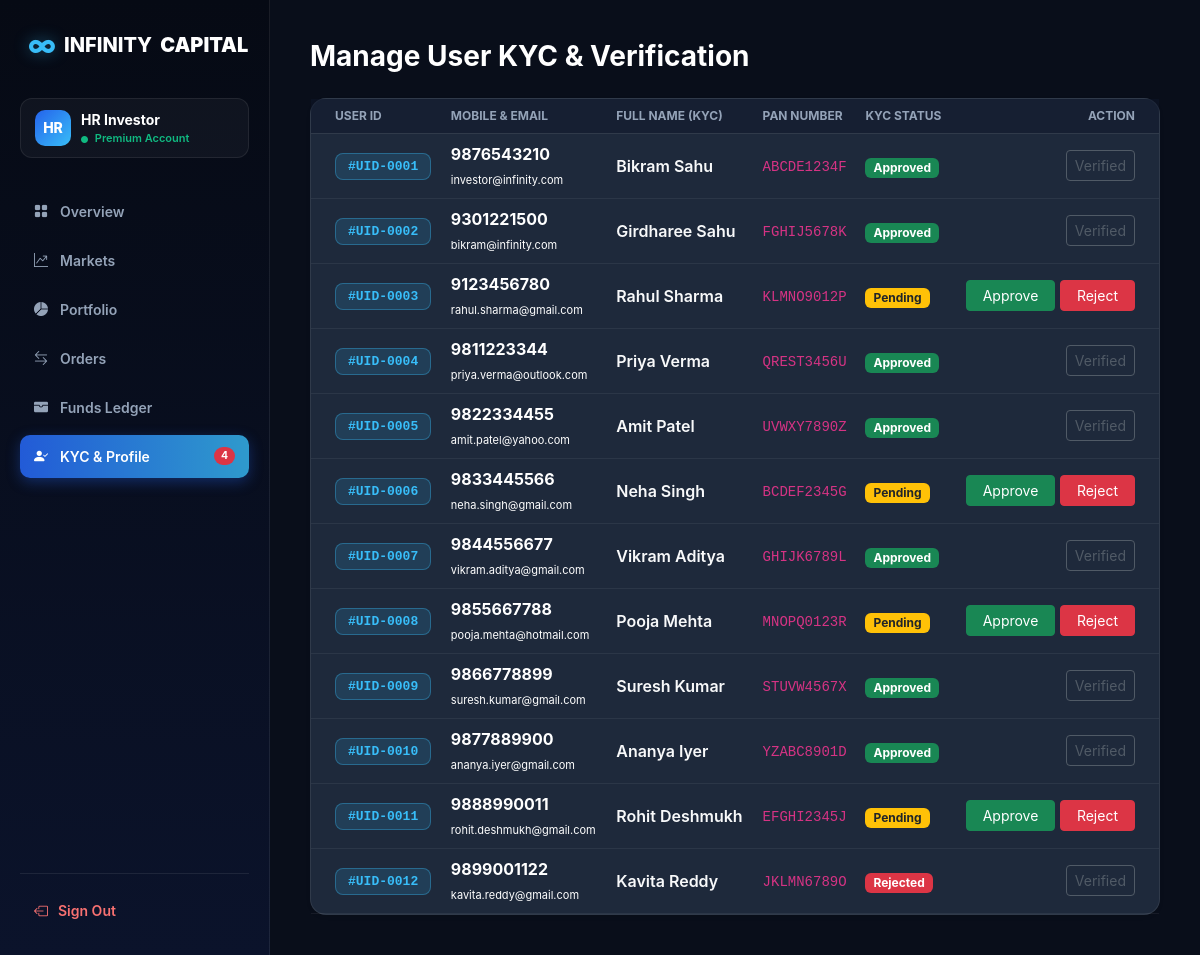
Screenshot of /backend/admin/users.php (signed in) with the database file from the repository.
### tables this page shows
CREATE TABLE IF NOT EXISTS kyc_details (
    id INT AUTO_INCREMENT PRIMARY KEY,
    user_id INT NOT NULL,
    full_name VARCHAR(100) NOT NULL,
    pan_number VARCHAR(15) NOT NULL,
    dob VARCHAR(20) NOT NULL,
    account_no VARCHAR(30) NOT NULL,
    ifsc_code VARCHAR(20) NOT NULL,
    status ENUM('Pending', 'Approved', 'Rejected') DEFAULT 'Pending',
    admin_remark VARCHAR(255) DEFAULT NULL,
    submitted_at TIMESTAMP DEFAULT CURRENT_TIMESTAMP,
    updated_at TIMESTAMP DEFAULT CURRENT_TIMESTAMP ON UPDATE CURRENT_TIMESTAMP,
    FOREIGN KEY (user_id) REFERENCES users(id) ON DELETE CASCADE
);

CREATE TABLE IF NOT EXISTS users (
    id INT AUTO_INCREMENT PRIMARY KEY,
    mobile VARCHAR(15) NOT NULL UNIQUE,
    email VARCHAR(100) DEFAULT NULL,
    is_kyc_verified TINYINT(1) DEFAULT 0,
    status ENUM('Active', 'Pending', 'Suspended') DEFAULT 'Active',
    created_at TIMESTAMP DEFAULT CURRENT_TIMESTAMP,
    updated_at TIMESTAMP DEFAULT CURRENT_TIMESTAMP ON UPDATE CURRENT_TIMESTAMP
);

### backend/admin/users.php (the view, shortened to what this page needs)
<?php
require_once __DIR__ . '/../config/db.php';
$query = "SELECT u.id AS user_id, u.mobile, u.email, u.created_at, k.full_name, k.pan_number, k.status as kyc_status, k.id as kyc_id
          FROM users u
          LEFT JOIN kyc_details k ON u.id = k.user_id
          ORDER BY u.id ASC";
$result = mysqli_query($conn, $query);
$k_res = mysqli_query($conn, "SELECT COUNT(*) as count FROM kyc_details WHERE status = 'Pending'");
$pendingKyc = ($k_res && $row = mysqli_fetch_assoc($k_res)) ? (int)$row['count'] : 0;
?>
<!DOCTYPE html>
<html lang="en">
<head>
    <link href="https://cdn.jsdelivr.net/npm/bootstrap@5.3.0/dist/css/bootstrap.min.css" rel="stylesheet">
    <link rel="stylesheet" href="https://cdn.jsdelivr.net/npm/bootstrap-icons@1.10.5/font/bootstrap-icons.css">
</head>
<body>
    <aside class="sidebar">
        <a href="dashboard.php" class="brand-logo"><span>∞</span> INFINITY <b>CAPITAL</b></a>
        <div class="user-pill">
            <div class="user-avatar">HR</div>
            <div>
                <div class="fw-bold small text-white">HR Investor</div>
                <div style="font-size:11px; color:#10B981; font-weight:600;"><i class="bi bi-circle-fill me-1" style="font-size:7px;"></i> Premium Account</div>
            </div>
        </div>
        <ul class="sidebar-menu">
            <li><a href="dashboard.php"><i class="bi bi-grid-fill"></i> Overview</a></li>
            <li><a href="markets.php"><i class="bi bi-graph-up-arrow"></i> Markets</a></li>
            <li><a href="portfolio.php"><i class="bi bi-pie-chart-fill"></i> Portfolio</a></li>
            <li><a href="orders.php"><i class="bi bi-arrow-left-right"></i> Orders</a></li>
            <li><a href="funds_ledger.php"><i class="bi bi-wallet-fill"></i> Funds Ledger</a></li>
            <li>
                <a href="users.php" class="active">
                    <i class="bi bi-person-check-fill"></i> KYC & Profile
                    <?php if($pendingKyc > 0): ?><span class="badge bg-danger rounded-pill ms-auto"><?php echo $pendingKyc; ?></span><?php endif; ?>
                </a>
            </li>
        </ul>
        <div class="sidebar-footer">
            <a href="logout.php" class="logout-link"><i class="bi bi-box-arrow-left"></i> Sign Out</a>
        </div>
    </aside>
    <div class="main-wrapper">
        <main class="dashboard-body">
            <h1 class="h3 fw-bold mb-4 text-white">Manage User KYC & Verification</h1>
            <div class="card border-0 shadow-sm rounded-4" style="background: var(--card-bg); border: 1px solid var(--border-color)!important;">
                <div class="card-body p-0">
                    <table class="table table-dark-custom table-hover align-middle mb-0">
                        <thead>
                            <tr>
                                <th class="ps-4">User ID</th>
                                <th>Mobile & Email</th>
                                <th>Full Name (KYC)</th>
                                <th>PAN Number</th>
                                <th>KYC Status</th>
                                <th class="text-end pe-4">Action</th>
                            </tr>
                        </thead>
                        <tbody>
                            <?php if(mysqli_num_rows($result) > 0): ?>
                                <?php while($row = mysqli_fetch_assoc($result)): ?>
                                    <tr>
                                        <td class="ps-4">
                                            <span class="badge" style="background: rgba(56, 189, 248, 0.15); color: #38BDF8; border: 1px solid rgba(56, 189, 248, 0.35); font-family: monospace; font-size: 13px; font-weight: 700; padding: 6px 12px; border-radius: 8px;">
                                                #UID-<?php echo str_pad($row['user_id'], 4, '0', STR_PAD_LEFT); ?>
                                            </span>
                                        </td>
                                        <td class="fw-bold text-white">
                                            <div><?php echo $row['mobile']; ?></div>
                                            <?php if(!empty($row['email'])): ?><small class="text-white fw-normal" style="font-size: 11px;"><?php echo $row['email']; ?></small><?php endif; ?>
                                        </td>
                                        <td><?php echo $row['full_name'] ? '<span class="text-light fw-semibold">'.$row['full_name'].'</span>' : '<span class="text-white fst-italic">Not Submitted</span>'; ?></td>
                                        <td><code><?php echo $row['pan_number'] ? $row['pan_number'] : '-'; ?></code></td>
                                        <td>
                                            <?php
                                                if($row['kyc_status'] == 'Pending') echo '<span class="badge bg-warning text-dark px-2 py-1">Pending</span>';
                                                elseif($row['kyc_status'] == 'Approved') echo '<span class="badge bg-success px-2 py-1">Approved</span>';
                                                elseif($row['kyc_status'] == 'Rejected') echo '<span class="badge bg-danger px-2 py-1">Rejected</span>';
                                                else echo '<span class="badge bg-secondary px-2 py-1">No Data</span>';
                                            ?>
                                        </td>
                                        <td class="text-end pe-4">
                                            <?php if($row['kyc_status'] == 'Pending'): ?>
                                                <a href="approve_kyc.php?id=<?php echo $row['kyc_id']; ?>&user_id=<?php echo $row['user_id']; ?>&action=approve" class="btn btn-sm btn-success px-3">Approve</a>
                                                <a href="approve_kyc.php?id=<?php echo $row['kyc_id']; ?>&user_id=<?php echo $row['user_id']; ?>&action=reject" class="btn btn-sm btn-danger px-3">Reject</a>
                                            <?php else: ?>
                                                <button class="btn btn-sm btn-outline-secondary" disabled>Verified</button>
                                            <?php endif; ?>
                                        </td>
                                    </tr>
                                <?php endwhile; ?>
                            <?php else: ?>
                                <tr><td colspan="6" class="text-center py-4 text-white">No users found.</td></tr>
                            <?php endif; ?>
                        </tbody>
                    </table>
                </div>
            </div>
        </main>
    </div>
</body>
</html>

### backend/admin/users.php (style rules this page uses)
:root { --sidebar-bg: #090E1A; --accent-blue: #2563EB; --body-bg: #090E1A; --card-bg: #1E293B; --border-color: rgba(255, 255, 255, 0.08); }
body { background-color: var(--body-bg); font-family: -apple-system, BlinkMacSystemFont, "Segoe UI", Roboto, sans-serif; color: #FFFFFF; margin: 0; display: flex; min-height: 100vh; }
.sidebar { width: 270px; background: linear-gradient(180deg, #060A14 0%, #0B132B 100%); color: #F8FAFC; display: flex; flex-direction: column; position: fixed; top: 0; bottom: 0; left: 0; z-index: 100; padding: 1.5rem 1.25rem; border-right: 1px solid var(--border-color); }
.brand-logo { font-size: 20px; font-weight: 800; color: #FFFFFF; text-decoration: none; display: flex; align-items: center; gap: 8px; margin-bottom: 2rem; padding-left: 0.5rem; }
.brand-logo span { color: #38BDF8; font-size: 28px; text-shadow: 0 0 16px rgba(56, 189, 248, 0.4); }
.user-pill { background: rgba(255,255,255,0.04); border: 1px solid var(--border-color); border-radius: 12px; padding: 10px 14px; display: flex; align-items: center; gap: 10px; margin-bottom: 2rem; }
.user-avatar { width: 36px; height: 36px; border-radius: 10px; background: linear-gradient(135deg, #2563EB, #38BDF8); display: flex; align-items: center; justify-content: center; font-weight: 800; color: #FFFFFF; font-size: 14px; }
.sidebar-menu { list-style: none; padding: 0; margin: 0; display: flex; flex-direction: column; gap: 6px; flex: 1; }
.sidebar-menu a { text-decoration: none; color: #94A3B8; font-weight: 600; font-size: 14px; padding: 11px 14px; border-radius: 10px; display: flex; align-items: center; gap: 12px; transition: all 0.2s; }
.sidebar-menu a.active { color: #FFFFFF; background: linear-gradient(90deg, rgba(37, 99, 235, 0.9) 0%, rgba(56, 189, 248, 0.8) 100%); box-shadow: 0 4px 14px rgba(37, 99, 235, 0.35); }
.sidebar-footer { padding-top: 1rem; border-top: 1px solid var(--border-color); }
.logout-link { color: #F87171; text-decoration: none; display: flex; align-items: center; gap: 10px; font-size: 14px; font-weight: 600; padding: 10px 14px; }
.main-wrapper { margin-left: 270px; flex: 1; display: flex; flex-direction: column; min-height: 100vh; background-color: var(--body-bg); }
.dashboard-body { padding: 2.5rem; max-width: 1300px; }
.table-dark-custom { --bs-table-bg: transparent; --bs-table-border-color: rgba(255, 255, 255, 0.06); color: #FFFFFF; }
.table-dark-custom thead th { color: #94A3B8; font-size: 12px; text-transform: uppercase; background: rgba(15, 23, 42, 0.5); border-bottom: 1px solid var(--border-color); }

### rows the page displays
kyc_details: user "0001", user.mobile "9876543210", user.email "investor@infinity.com", full_name "Bikram Sahu", pan_number "ABCDE1234F", status "Approved"
kyc_details: user "0002", user.mobile "9301221500", user.email "bikram@infinity.com", full_name "Girdharee Sahu", pan_number "FGHIJ5678K", status "Approved"
kyc_details: user "0003", user.mobile "9123456780", user.email "rahul.sharma@gmail.com", full_name "Rahul Sharma", pan_number "KLMNO9012P", status "Pending"
kyc_details: user "0004", user.mobile "9811223344", user.email "priya.verma@outlook.com", full_name "Priya Verma", pan_number "QREST3456U", status "Approved"
kyc_details: user "0005", user.mobile "9822334455", user.email "amit.patel@yahoo.com", full_name "Amit Patel", pan_number "UVWXY7890Z", status "Approved"
kyc_details: user "0006", user.mobile "9833445566", user.email "neha.singh@gmail.com", full_name "Neha Singh", pan_number "BCDEF2345G", status "Pending"
kyc_details: user "0007", user.mobile "9844556677", user.email "vikram.aditya@gmail.com", full_name "Vikram Aditya", pan_number "GHIJK6789L", status "Approved"
kyc_details: user "0008", user.mobile "9855667788", user.email "pooja.mehta@hotmail.com", full_name "Pooja Mehta", pan_number "MNOPQ0123R", status "Pending"
kyc_details: user "0009", user.mobile "9866778899", user.email "suresh.kumar@gmail.com", full_name "Suresh Kumar", pan_number "STUVW4567X", status "Approved"
kyc_details: user "0010", user.mobile "9877889900", user.email "ananya.iyer@gmail.com", full_name "Ananya Iyer", pan_number "YZABC8901D", status "Approved"
kyc_details: user "0011", user.mobile "9888990011", user.email "rohit.deshmukh@gmail.com", full_name "Rohit Deshmukh", pan_number "EFGHI2345J", status "Pending"
kyc_details: user "0012", user.mobile "9899001122", user.email "kavita.reddy@gmail.com", full_name "Kavita Reddy", pan_number "JKLMN6789O", status "Rejected"

### other values shown
$pendingKyc "4"
